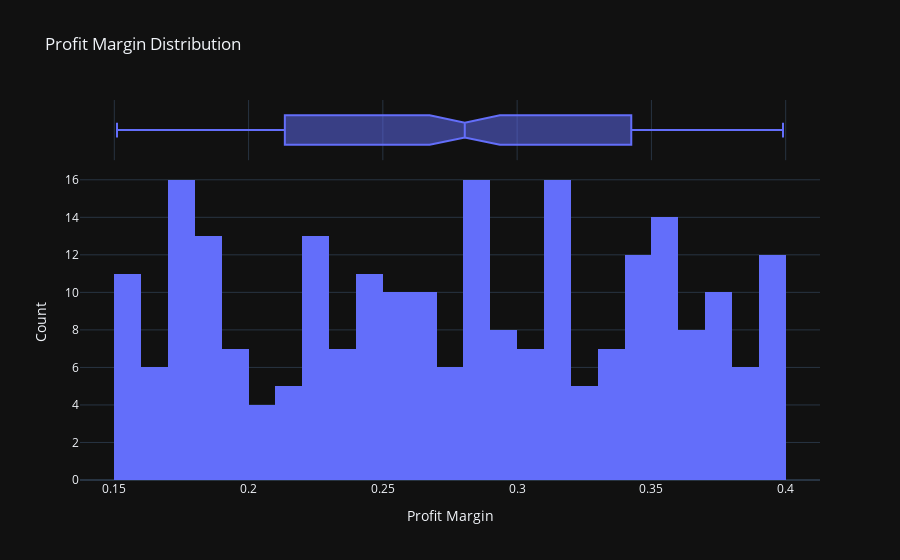

Notebook cell for this chart:
### Markdown cell above
### Chart 6 — Profit Margin Distribution (Histogram)

### Code cell
fig = px.histogram(df, x='profit_margin', nbins=30, title="Profit Margin Distribution", marginal='box')
fig.update_layout(template='plotly_dark', xaxis_title='Profit Margin', yaxis_title='Count')
fig.show()

### Figure 1 — Plotly figure (JSON) as saved in the notebook; plotly's stock layout.template omitted (floating-point values rounded to 4 significant figures; data arrays with more than 128 entries replaced by an {"elided": "..."} marker saying what was removed)
{"data": [{"bingroup": "x", "hovertemplate": "profit_margin=%{x}<br>count=%{y}<extra></extra>", "legendgroup": "", "marker": {"color": "#636efa", "pattern": {"shape": ""}}, "name": "", "nbinsx": 30, "orientation": "v", "showlegend": false, "x": {"elided": "240 float values"}, "xaxis": "x", "yaxis": "y", "type": "histogram"}, {"hovertemplate": "profit_margin=%{x}<extra></extra>", "legendgroup": "", "marker": {"color": "#636efa"}, "name": "", "notched": true, "showlegend": false, "x": {"elided": "240 float values"}, "xaxis": "x2", "yaxis": "y2", "type": "box"}], "layout": {"xaxis": {"anchor": "y", "domain": [0.0, 1.0], "title": {"text": "Profit Margin"}}, "yaxis": {"anchor": "x", "domain": [0.0, 0.8316], "title": {"text": "Count"}}, "xaxis2": {"anchor": "y2", "domain": [0.0, 1.0], "matches": "x", "showticklabels": false, "showgrid": true}, "yaxis2": {"anchor": "x2", "domain": [0.8416, 1.0], "matches": "y2", "showticklabels": false, "showline": false, "ticks": "", "showgrid": false}, "legend": {"tracegroupgap": 0}, "title": {"text": "Profit Margin Distribution"}, "barmode": "relative"}}
